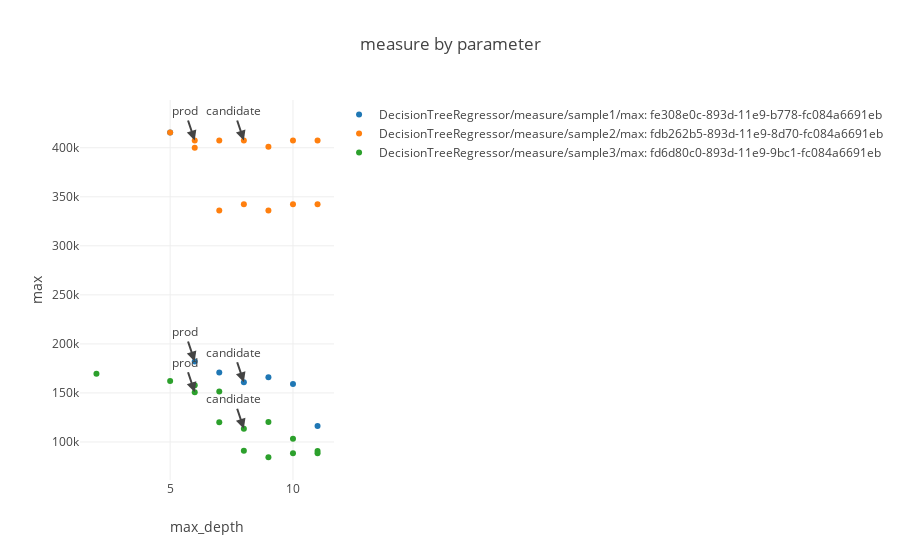

Notebook cell for this chart:
### Markdown cell above
#### Plot error measure vs parameter

### Code cell
import pailab.analysis.plot_helper as plt_helper
import pailab.analysis.plot as plot
plot.measure_by_parameter(ml_repo, ml_repo.tree.models.DecisionTreeRegressor.measures('max'), 'max_depth', data_versions=LAST_VERSION)
#ml_repo.models.DecisionTreeRegressor.measures('r2')

### Figure 1 — Plotly figure (JSON) as saved in the notebook; plotly's stock layout.template omitted (floating-point values rounded to 4 significant figures)
{"data": [{"mode": "markers", "name": "DecisionTreeRegressor/measure/sample1/max: fe308e0c-893d-11e9-b778-fc084a6691eb", "text": ["model version: fe312a29-893d-11e9-80c3-fc084a6691eb<br>sample3: fe308e0c-893d-11e9-b778-fc084a6691eb<br>train_data: fe308e0c-893d-11e9-b778-fc084a6691eb", "model version: fcca2592-893d-11e9-9cf5-fc084a6691eb<br>sample3: fe308e0c-893d-11e9-b778-fc084a6691eb<br>train_data: fbbb8313-893d-11e9-8e6f-fc084a6691eb", "model version: fe41032c-893d-11e9-85f5-fc084a6691eb<br>sample3: fe308e0c-893d-11e9-b778-fc084a6691eb<br>train_data: fe308e0c-893d-11e9-b778-fc084a6691eb", "model version: fe4853a6-893d-11e9-9007-fc084a6691eb<br>sample3: fe308e0c-893d-11e9-b778-fc084a6691eb<br>train_data: fe308e0c-893d-11e9-b778-fc084a6691eb", "model version: fe521593-893d-11e9-b751-fc084a6691eb<br>sample3: fe308e0c-893d-11e9-b778-fc084a6691eb<br>train_data: fe308e0c-893d-11e9-b778-fc084a6691eb", "model version: fe5c7114-893d-11e9-bbf2-fc084a6691eb<br>sample3: fe308e0c-893d-11e9-b778-fc084a6691eb<br>train_data: fe308e0c-893d-11e9-b778-fc084a6691eb", "model version: fe6631d2-893d-11e9-a508-fc084a6691eb<br>sample3: fe308e0c-893d-11e9-b778-fc084a6691eb<br>train_data: fe308e0c-893d-11e9-b778-fc084a6691eb"], "type": "scatter", "uid": "deb3f75f-abf0-40d4-82ea-a4205603910b", "x": [6, 5, 7, 8, 9, 10, 11], "y": [182100, 415450, 170730, 160900.0, 165900, 159096, 116200]}, {"mode": "markers", "name": "DecisionTreeRegressor/measure/sample2/max: fdb262b5-893d-11e9-8d70-fc084a6691eb", "text": ["model version: fddb3978-893d-11e9-aba0-fc084a6691eb<br>sample3: fdb262b5-893d-11e9-8d70-fc084a6691eb<br>train_data: fdd96418-893d-11e9-8cf4-fc084a6691eb", "model version: fcca2592-893d-11e9-9cf5-fc084a6691eb<br>sample3: fdb262b5-893d-11e9-8d70-fc084a6691eb<br>train_data: fbbb8313-893d-11e9-8e6f-fc084a6691eb", "model version: fdec4966-893d-11e9-a6ea-fc084a6691eb<br>sample3: fdb262b5-893d-11e9-8d70-fc084a6691eb<br>train_data: fdd96418-893d-11e9-8cf4-fc084a6691eb", "model version: fdf7de30-893d-11e9-858e-fc084a6691eb<br>sample3: fdb262b5-893d-11e9-8d70-fc084a6691eb<br>train_data: fdd96418-893d-11e9-8cf4-fc084a6691eb", "model version: fe02d6ee-893d-11e9-95fa-fc084a6691eb<br>sample3: fdb262b5-893d-11e9-8d70-fc084a6691eb<br>train_data: fdd96418-893d-11e9-8cf4-fc084a6691eb", "model version: fe148446-893d-11e9-aa60-fc084a6691eb<br>sample3: fdb262b5-893d-11e9-8d70-fc084a6691eb<br>train_data: fdd96418-893d-11e9-8cf4-fc084a6691eb", "model version: fe232534-893d-11e9-b064-fc084a6691eb<br>sample3: fdb262b5-893d-11e9-8d70-fc084a6691eb<br>train_data: fdd96418-893d-11e9-8cf4-fc084a6691eb", "model version: fe312a29-893d-11e9-80c3-fc084a6691eb<br>sample3: fdb262b5-893d-11e9-8d70-fc084a6691eb<br>train_data: fe308e0c-893d-11e9-b778-fc084a6691eb", "model version: fe41032c-893d-11e9-85f5-fc084a6691eb<br>sample3: fdb262b5-893d-11e9-8d70-fc084a6691eb<br>train_data: fe308e0c-893d-11e9-b778-fc084a6691eb", "model version: fe4853a6-893d-11e9-9007-fc084a6691eb<br>sample3: fdb262b5-893d-11e9-8d70-fc084a6691eb<br>train_data: fe308e0c-893d-11e9-b778-fc084a6691eb", "model version: fe521593-893d-11e9-b751-fc084a6691eb<br>sample3: fdb262b5-893d-11e9-8d70-fc084a6691eb<br>train_data: fe308e0c-893d-11e9-b778-fc084a6691eb", "model version: fe5c7114-893d-11e9-bbf2-fc084a6691eb<br>sample3: fdb262b5-893d-11e9-8d70-fc084a6691eb<br>train_data: fe308e0c-893d-11e9-b778-fc084a6691eb", "model version: fe6631d2-893d-11e9-a508-fc084a6691eb<br>sample3: fdb262b5-893d-11e9-8d70-fc084a6691eb<br>train_data: fe308e0c-893d-11e9-b778-fc084a6691eb"], "type": "scatter", "uid": "6a440d2f-997f-486f-b541-ca37c07af424", "x": [6, 5, 7, 8, 9, 10, 11, 6, 7, 8, 9, 10, 11], "y": [400050, 415450, 336000, 342300, 336000, 342300, 342300, 407400, 407400, 407400, 401100, 407400, 407400]}, {"mode": "markers", "name": "DecisionTreeRegressor/measure/sample3/max: fd6d80c0-893d-11e9-9bc1-fc084a6691eb", "text": ["model version: fd467e1c-893d-11e9-b179-fc084a6691eb<br>sample3: fd6d80c0-893d-11e9-9bc1-fc084a6691eb<br>train_data: fbbb8313-893d-11e9-8e6f-fc084a6691eb", "model version: fcca2592-893d-11e9-9cf5-fc084a6691eb<br>sample3: fd6d80c0-893d-11e9-9bc1-fc084a6691eb<br>train_data: fbbb8313-893d-11e9-8e6f-fc084a6691eb", "model version: fddb3978-893d-11e9-aba0-fc084a6691eb<br>sample3: fd6d80c0-893d-11e9-9bc1-fc084a6691eb<br>train_data: fdd96418-893d-11e9-8cf4-fc084a6691eb", "model version: fdec4966-893d-11e9-a6ea-fc084a6691eb<br>sample3: fd6d80c0-893d-11e9-9bc1-fc084a6691eb<br>train_data: fdd96418-893d-11e9-8cf4-fc084a6691eb", "model version: fdf7de30-893d-11e9-858e-fc084a6691eb<br>sample3: fd6d80c0-893d-11e9-9bc1-fc084a6691eb<br>train_data: fdd96418-893d-11e9-8cf4-fc084a6691eb", "model version: fe02d6ee-893d-11e9-95fa-fc084a6691eb<br>sample3: fd6d80c0-893d-11e9-9bc1-fc084a6691eb<br>train_data: fdd96418-893d-11e9-8cf4-fc084a6691eb", "model version: fe148446-893d-11e9-aa60-fc084a6691eb<br>sample3: fd6d80c0-893d-11e9-9bc1-fc084a6691eb<br>train_data: fdd96418-893d-11e9-8cf4-fc084a6691eb", "model version: fe232534-893d-11e9-b064-fc084a6691eb<br>sample3: fd6d80c0-893d-11e9-9bc1-fc084a6691eb<br>train_data: fdd96418-893d-11e9-8cf4-fc084a6691eb", "model version: fe312a29-893d-11e9-80c3-fc084a6691eb<br>sample3: fd6d80c0-893d-11e9-9bc1-fc084a6691eb<br>train_data: fe308e0c-893d-11e9-b778-fc084a6691eb", "model version: fe41032c-893d-11e9-85f5-fc084a6691eb<br>sample3: fd6d80c0-893d-11e9-9bc1-fc084a6691eb<br>train_data: fe308e0c-893d-11e9-b778-fc084a6691eb", "model version: fe4853a6-893d-11e9-9007-fc084a6691eb<br>sample3: fd6d80c0-893d-11e9-9bc1-fc084a6691eb<br>train_data: fe308e0c-893d-11e9-b778-fc084a6691eb", "model version: fe521593-893d-11e9-b751-fc084a6691eb<br>sample3: fd6d80c0-893d-11e9-9bc1-fc084a6691eb<br>train_data: fe308e0c-893d-11e9-b778-fc084a6691eb", "model version: fe5c7114-893d-11e9-bbf2-fc084a6691eb<br>sample3: fd6d80c0-893d-11e9-9bc1-fc084a6691eb<br>train_data: fe308e0c-893d-11e9-b778-fc084a6691eb", "model version: fe6631d2-893d-11e9-a508-fc084a6691eb<br>sample3: fd6d80c0-893d-11e9-9bc1-fc084a6691eb<br>train_data: fe308e0c-893d-11e9-b778-fc084a6691eb"], "type": "scatter", "uid": "43bb1b74-b120-482f-af32-ee6da95c64e6", "x": [2, 5, 6, 7, 8, 9, 10, 11, 6, 7, 8, 9, 10, 11], "y": [169680, 162200.0, 158000.0, 151600, 91190.0, 84440.0, 88470.0, 90870.0, 150800.0, 120200.0, 113500.0, 120450, 103200.0, 88470.0]}], "layout": {"annotations": [{"arrowhead": 2, "showarrow": true, "text": "prod", "x": 6, "xref": "x", "y": 182100, "yref": "y"}, {"arrowhead": 2, "showarrow": true, "text": "candidate", "x": 8, "xref": "x", "y": 160900.0, "yref": "y"}, {"arrowhead": 2, "showarrow": true, "text": "prod", "x": 6, "xref": "x", "y": 407400, "yref": "y"}, {"arrowhead": 2, "showarrow": true, "text": "candidate", "x": 8, "xref": "x", "y": 407400, "yref": "y"}, {"arrowhead": 2, "showarrow": true, "text": "prod", "x": 6, "xref": "x", "y": 150800.0, "yref": "y"}, {"arrowhead": 2, "showarrow": true, "text": "candidate", "x": 8, "xref": "x", "y": 113500.0, "yref": "y"}], "title": {"text": "measure by parameter"}, "xaxis": {"title": {"text": "max_depth"}}, "yaxis": {"title": {"text": "max"}}}}
